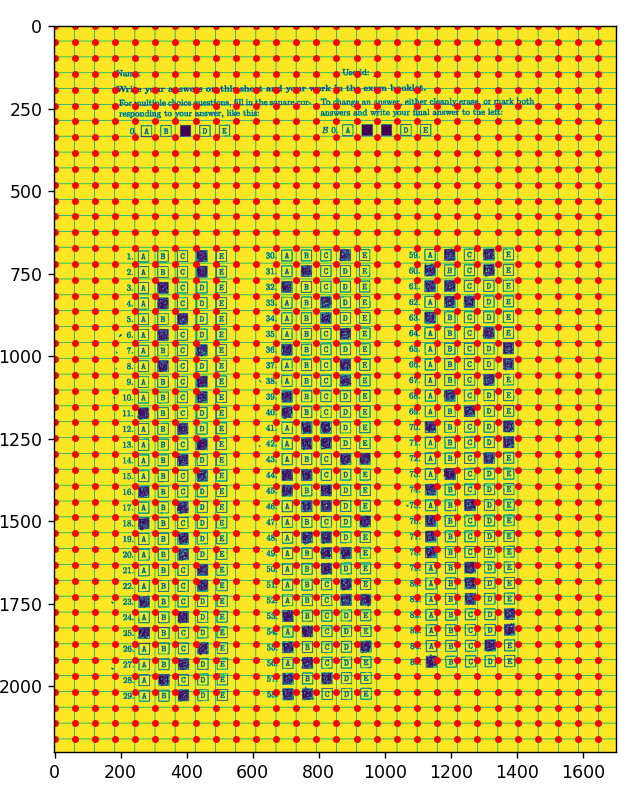
#> input picture img/1.png, 642 x 788 px
$ python extract.py img/1.png img/2.png
#> lines starting #> are read from the running program, lines starting #| are printed output that depends on the picture
#> further down, injected_form is the input picture: PIL image 642x788 RGBA; mean R, G, B, A 220.2, 199.1, 83.9, 255
import sys

from PIL import Image
from pyzbar.pyzbar import decode


def read_qr_code(image, output_file_path):

    # Decode the QR code
    decoded_objects = decode(image)

    if decoded_objects:
        with open(output_file_path, "wb") as file:
            file.write(decoded_objects[0].data)
        return decoded_objects[0].data


def extract_qr(injected_form):
    form_width, form_height = injected_form.size
#> form_width = 642; form_height = 788

    x_coordinate = form_width - 180
#> x_coordinate = 462
    y_coordinate = 0

    qr_region = injected_form.crop((x_coordinate, y_coordinate, form_width, 180))
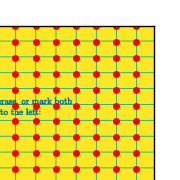
#> qr_region: PIL image 180x180 RGBA; mean R, G, B, A 237.6, 213.5, 94.2, 255

    return qr_region


if __name__ == "__main__":

    if len(sys.argv) != 3:
        raise Exception(
            "error: please give an input image name as a parameter, like this: \n"
            "python3 ./extract.py injected.jpg output.txt"
        )

    injected_form = Image.open(sys.argv[1])
    correct_answer_text_file = sys.argv[2]

    extracted_qr_img = extract_qr(injected_form)

    read_qr_code(extracted_qr_img, correct_answer_text_file)
#> (the call stopped at in read_qr_code, `decoded_objects = decode(image)`: pyzbar is not available in this run)

$ run again, on img/3.png
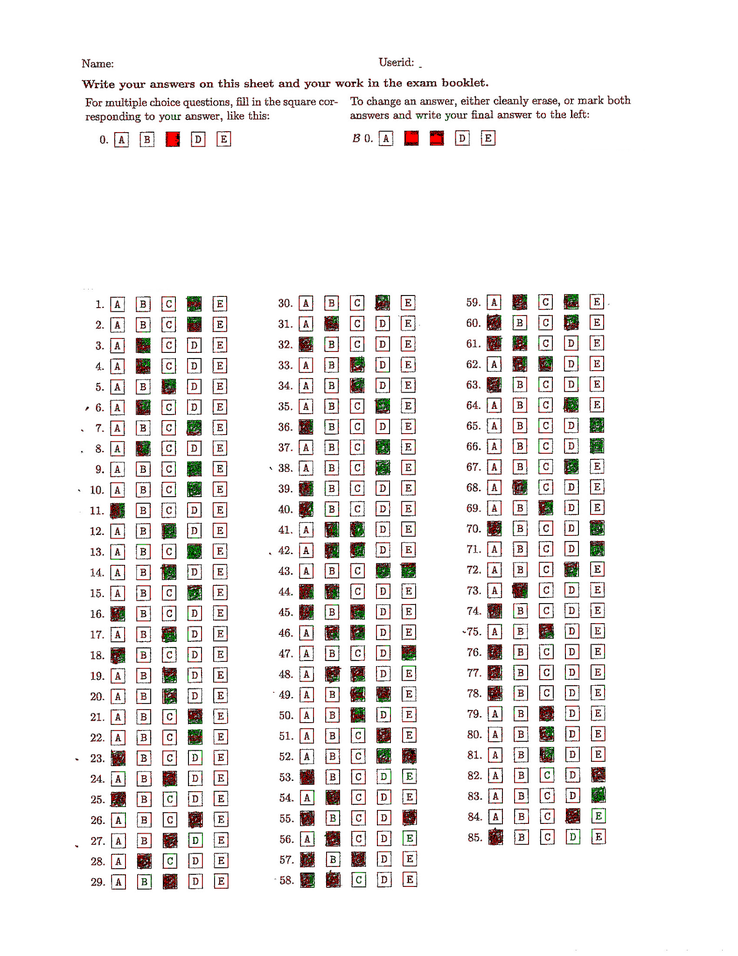
#> input picture img/3.png, 738 x 956 px, shrunk from 1582 x 2048 before the run
#> injected_form is the input picture: PIL image 738x956 RGB; mean R, G, B 239.9, 237.6, 236.8
#> in extract_qr, `qr_region = injected_form.crop((x_coordinate, y_coordinate, form_width..`:
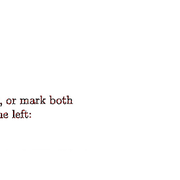
#> qr_region: PIL image 180x180 RGB; mean R, G, B 253.4, 253.1, 253.1
